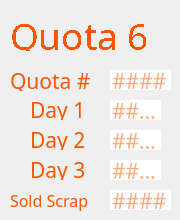
     <widget class="QWidget" name="page_6">
      <widget class="QLineEdit" name="q6d3">
       <property name="geometry">
        <rect>
         <x>110</x>
         <y>160</y>
         <width>51</width>
         <height>20</height>
        </rect>
       </property>
       <property name="font">
        <font>
         <family>IBM 3270</family>
         <pointsize>16</pointsize>
        </font>
       </property>
       <property name="styleSheet">
        <string notr="true">color: rgb(253, 85, 0);
                                    border: none;</string>
       </property>
       <property name="maxLength">
        <number>4</number>
       </property>
       <property name="placeholderText">
        <string>####</string>
       </property>
      </widget>
      <widget class="QLabel" name="label_38">
       <property name="geometry">
        <rect>
         <x>10</x>
         <y>190</y>
         <width>91</width>
         <height>21</height>
        </rect>
       </property>
       <property name="font">
        <font>
         <family>IBM 3270</family>
         <pointsize>12</pointsize>
        </font>
       </property>
       <property name="styleSheet">
        <string notr="true">color: rgb(253, 85, 0);
                                    border: none;</string>
       </property>
       <property name="text">
        <string>Sold Scrap</string>
       </property>
      </widget>
      <widget class="QLabel" name="label_39">
       <property name="geometry">
        <rect>
         <x>30</x>
         <y>100</y>
         <width>61</width>
         <height>20</height>
        </rect>
       </property>
       <property name="font">
        <font>
         <family>IBM 3270</family>
         <pointsize>16</pointsize>
        </font>
       </property>
       <property name="styleSheet">
        <string notr="true">color: rgb(253, 85, 0);
                                    border: none;</string>
       </property>
       <property name="text">
        <string>Day 1</string>
       </property>
      </widget>
      <widget class="QLineEdit" name="q6d2">
       <property name="geometry">
        <rect>
         <x>110</x>
         <y>130</y>
         <width>51</width>
         <height>20</height>
        </rect>
       </property>
       <property name="font">
        <font>
         <family>IBM 3270</family>
         <pointsize>16</pointsize>
        </font>
       </property>
       <property name="styleSheet">
        <string notr="true">color: rgb(253, 85, 0);
                                    border: none;</string>
       </property>
       <property name="maxLength">
        <number>4</number>
       </property>
       <property name="placeholderText">
        <string>####</string>
       </property>
      </widget>
      <widget class="QLineEdit" name="q6">
       <property name="geometry">
        <rect>
         <x>110</x>
         <y>70</y>
         <width>61</width>
         <height>20</height>
        </rect>
       </property>
       <property name="font">
        <font>
         <family>IBM 3270</family>
         <pointsize>16</pointsize>
        </font>
       </property>
       <property name="styleSheet">
        <string notr="true">color: rgb(253, 85, 0);
                                    border: none;</string>
       </property>
       <property name="text">
        <string/>
       </property>
       <property name="maxLength">
        <number>5</number>
       </property>
       <property name="readOnly">
        <bool>false</bool>
       </property>
       <property name="placeholderText">
        <string>####</string>
       </property>
      </widget>
      <widget class="QLineEdit" name="q6sold">
       <property name="geometry">
        <rect>
         <x>110</x>
         <y>190</y>
         <width>61</width>
         <height>20</height>
        </rect>
       </property>
       <property name="font">
        <font>
         <family>IBM 3270</family>
         <pointsize>16</pointsize>
        </font>
       </property>
       <property name="styleSheet">
        <string notr="true">color: rgb(253, 85, 0);
                                    border: none;</string>
       </property>
       <property name="maxLength">
        <number>5</number>
       </property>
       <property name="placeholderText">
        <string>####</string>
       </property>
      </widget>
      <widget class="QLabel" name="label_42">
       <property name="geometry">
        <rect>
         <x>10</x>
         <y>10</y>
         <width>151</width>
         <height>41</height>
        </rect>
       </property>
       <property name="sizePolicy">
        <sizepolicy hsizetype="Fixed" vsizetype="Fixed">
         <horstretch>0</horstretch>
         <verstretch>0</verstretch>
        </sizepolicy>
       </property>
       <property name="font">
        <font>
         <family>IBM 3270</family>
         <pointsize>24</pointsize>
         <weight>50</weight>
         <italic>false</italic>
         <bold>false</bold>
         <stylestrategy>NoAntialias</stylestrategy>
        </font>
       </property>
       <property name="styleSheet">
        <string notr="true">font: 24pt &quot;IBM 3270&quot;;
                                    color: rgb(253, 85, 0);</string>
       </property>
       <property name="text">
        <string>&lt;html&gt;&lt;head/&gt;&lt;body&gt;&lt;p&gt;&lt;span
                                    style=&quot; font-size:28pt;&quot;&gt;Quota
                                    6&lt;/span&gt;&lt;/p&gt;&lt;/body&gt;&lt;/html&gt;</string>
       </property>
      </widget>
      <widget class="QLabel" name="label_29">
       <property name="geometry">
        <rect>
         <x>30</x>
         <y>160</y>
         <width>61</width>
         <height>20</height>
        </rect>
       </property>
       <property name="font">
        <font>
         <family>IBM 3270</family>
         <pointsize>16</pointsize>
        </font>
       </property>
       <property name="styleSheet">
        <string notr="true">color: rgb(253, 85, 0);
                                    border: none;</string>
       </property>
       <property name="text">
        <string>Day 3</string>
       </property>
      </widget>
      <widget class="QLabel" name="label_41">
       <property name="geometry">
        <rect>
         <x>30</x>
         <y>130</y>
         <width>61</width>
         <height>20</height>
        </rect>
       </property>
       <property name="font">
        <font>
         <family>IBM 3270</family>
         <pointsize>16</pointsize>
        </font>
       </property>
       <property name="styleSheet">
        <string notr="true">color: rgb(253, 85, 0);
                                    border: none;</string>
       </property>
       <property name="text">
        <string>Day 2</string>
       </property>
      </widget>
      <widget class="QLabel" name="label_40">
       <property name="geometry">
        <rect>
         <x>10</x>
         <y>70</y>
         <width>81</width>
         <height>21</height>
        </rect>
       </property>
       <property name="font">
        <font>
         <family>IBM 3270</family>
         <pointsize>16</pointsize>
        </font>
       </property>
       <property name="styleSheet">
        <string notr="true">color: rgb(253, 85, 0);</string>
       </property>
       <property name="text">
        <string>Quota #</string>
       </property>
      </widget>
      <widget class="QLineEdit" name="q6d1">
       <property name="geometry">
        <rect>
         <x>110</x>
         <y>100</y>
         <width>51</width>
         <height>20</height>
        </rect>
       </property>
       <property name="font">
        <font>
         <family>IBM 3270</family>
         <pointsize>16</pointsize>
         <weight>50</weight>
         <bold>false</bold>
        </font>
       </property>
       <property name="styleSheet">
        <string notr="true">color: rgb(253, 85, 0);
                                    border: none;</string>
       </property>
       <property name="inputMethodHints">
        <set>Qt::ImhNone</set>
       </property>
       <property name="text">
        <string/>
       </property>
       <property name="maxLength">
        <number>4</number>
       </property>
       <property name="readOnly">
        <bool>false</bool>
       </property>
       <property name="placeholderText">
        <string>####</string>
       </property>
      </widget>
     </widget>
